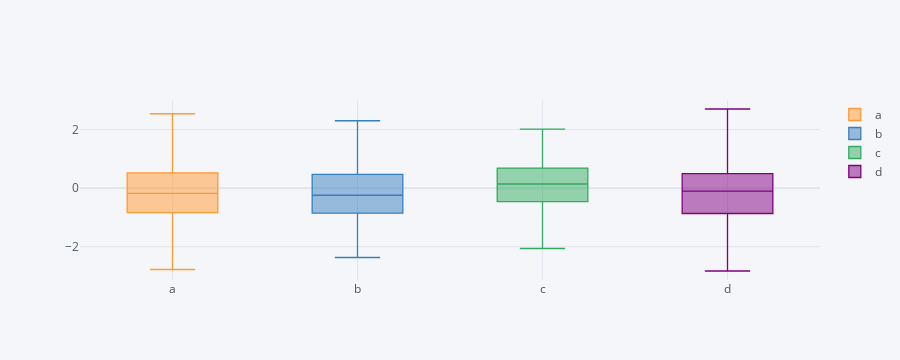

Here is the notebook cell this chart was saved with:
### Code cell
# Crea un gráfico de caja (box plot)
dataframe.iplot(kind='box')
